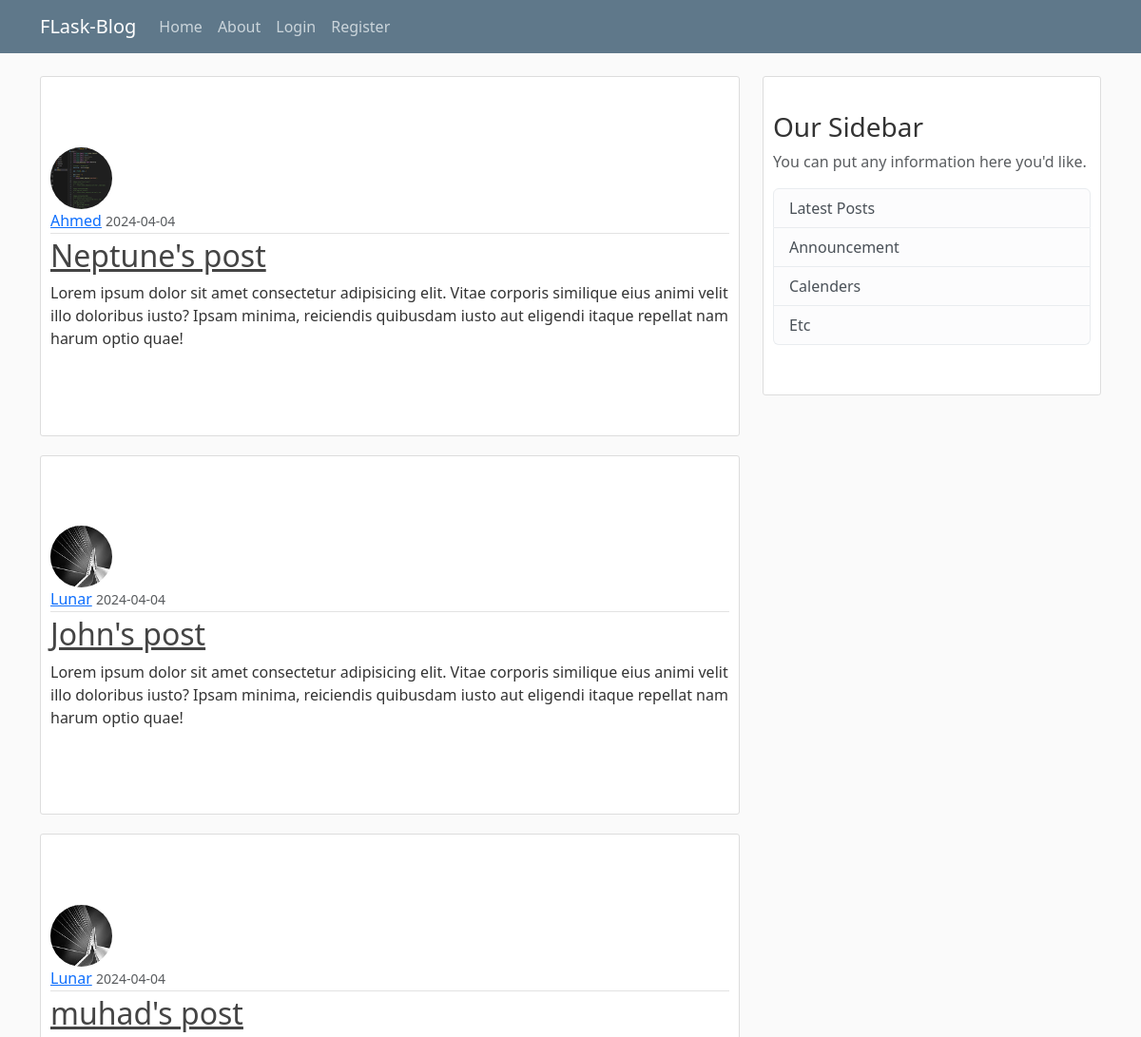
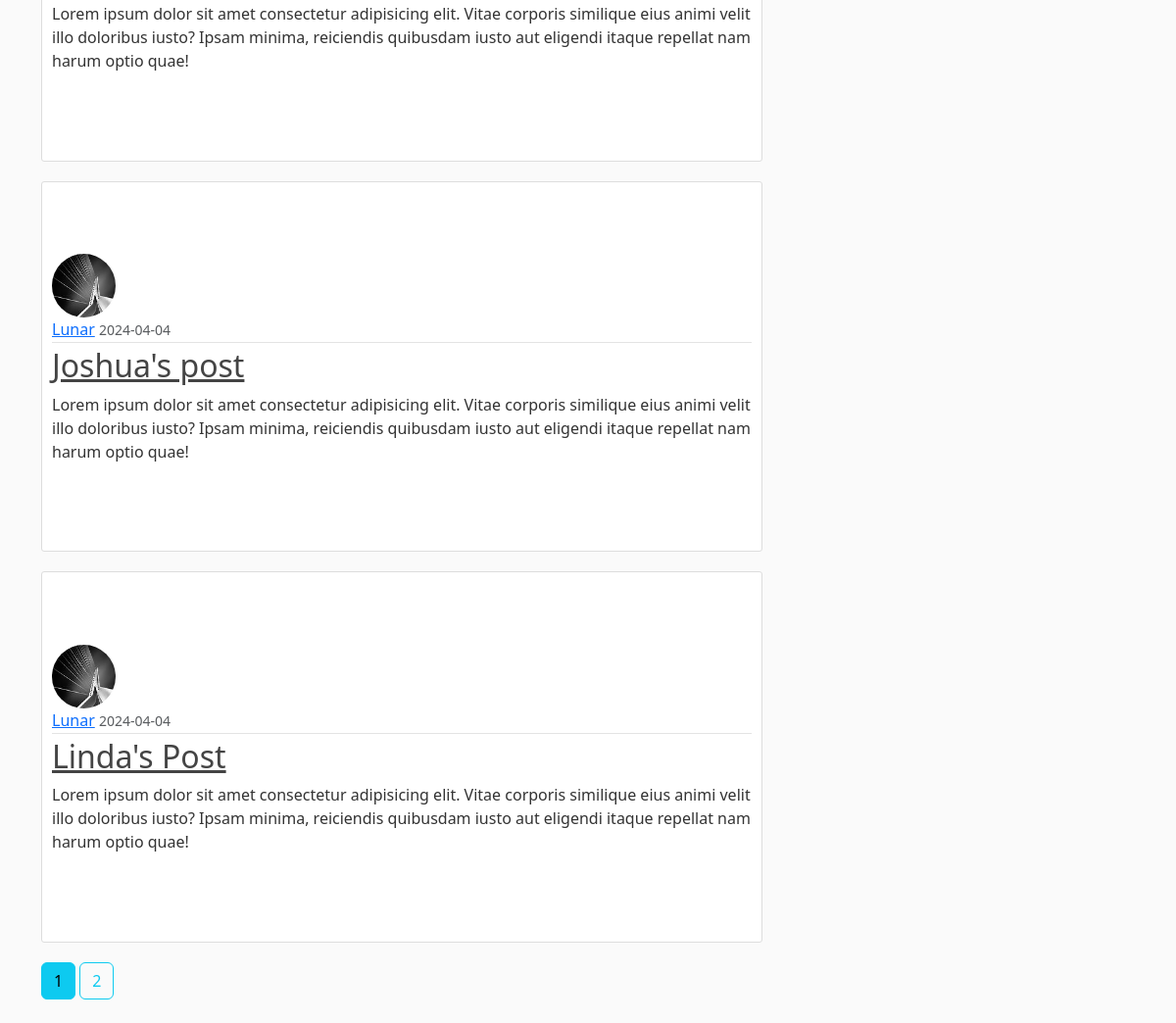
Page /home on the earlier database version (2 pictures, top to bottom).
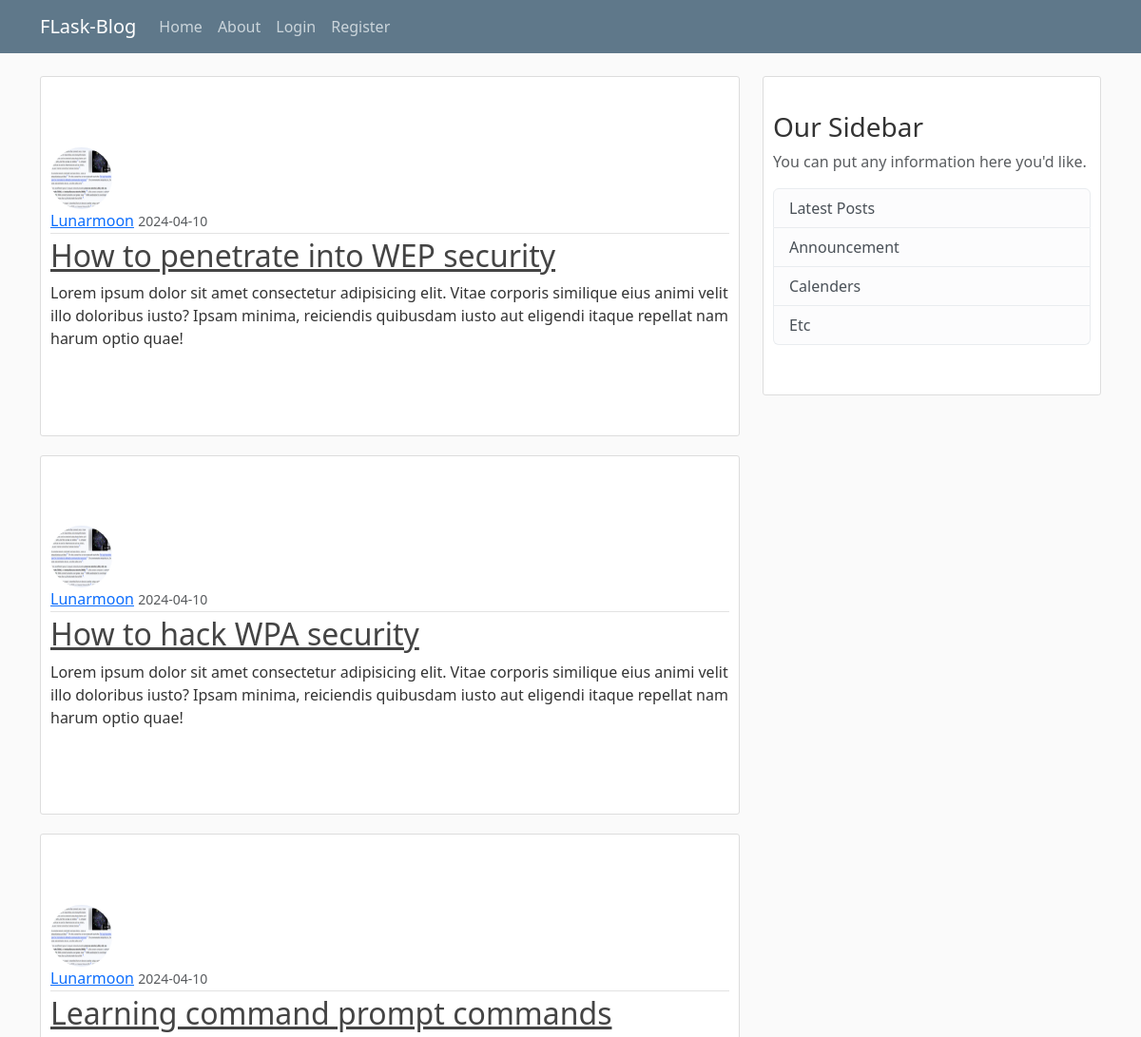
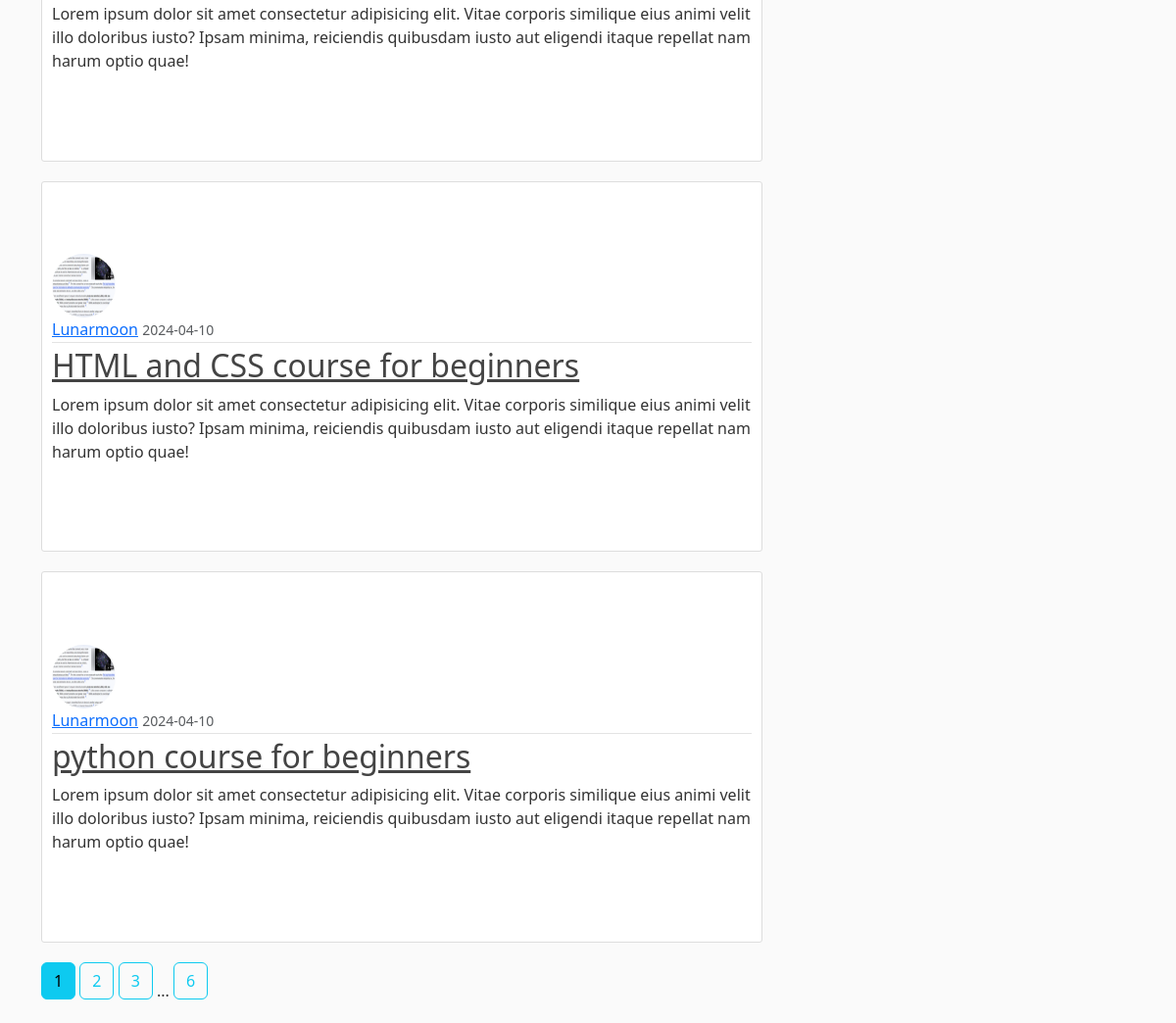
Same page on the later database version (2 pictures, top to bottom).
### flaskblog/models.py (models this page shows, shortened)
class Post(db.Model):
    id =  db.Column(db.Integer, primary_key=True)
    title = db.Column(db.String(100), nullable=False)
    date_posted = db.Column(db.DateTime, nullable=False, default=datetime.utcnow)
    content = db.Column(db.Text, nullable=False)
    user_id = db.Column(db.Integer, db.ForeignKey('user.id'), nullable=False)

class User(db.Model, UserMixin):
    id = db.Column(db.Integer, primary_key = True)
    username = db.Column(db.String(20), unique=True, nullable=False)
    email = db.Column(db.String(120), unique=True, nullable=False)
    image_file = db.Column(db.String(20), nullable=False, default='default.jpg')
    password = db.Column(db.String(60), nullable=False)
    Posts = db.relationship('Post', backref='author',  lazy=True)

### flaskblog/main/routes.py (the view)
@main.route('/')
@main.route("/home")
def home():
    page = request.args.get('page', 1, type=int)
    posts = Post.query.order_by(Post.date_posted.desc()).paginate(page=page, per_page=5)
    return render_template('home.html', posts=posts)

### flaskblog/templates/home.html
{% extends "layout.html" %}
{% block content%}
    {% for post in posts.items %}
        <article class="media content-section">
            <img class="rounded-circle article-img" src="{{url_for('static', filename='profile_pics/' + post.author.image_file) }}">
            <div class="media-body">
                <div class="article-metadata">
                    <a class="mr-2" href="{{ url_for('posts.new_post',username=post.author.username) }}">{{ post.author.username }}</a>
                    <small class="text-muted">{{ post.date_posted.strftime('%Y-%m-%d') }}</small>
                </div>
                <h2><a class="article-title" href="{{ url_for('posts.post', post_id=post.id) }}">{{ post.title }}</a></h2>
                <p class="article-content">{{ post.content }}</p>
            </div>
        </article>
    {% endfor %}
    {% for page_num in posts.iter_pages(left_edge=1, right_edge=1, left_current=1, right_current=2) %}
    {% if page_num %}
    {% if posts.page == page_num %}
    <a class="btn btn-info mb-4" href="{{ url_for('main.home', page=page_num) }}">{{ page_num }}</a>
    {% else %}
    <a class="btn btn-outline-info mb-4" href="{{ url_for('main.home', page=page_num) }}">{{ page_num }}</a>
    {% endif %}
    {% else %}
    ...
    {% endif %}
    {% endfor %}
{% endblock content %}

### flaskblog/templates/layout.html (shortened to what this page needs)
<!DOCTYPE html>
<html lang="en">
<head>
    <link rel="stylesheet" href="https://cdn.jsdelivr.net/npm/bootstrap@5.3.3/dist/css/bootstrap.min.css">
    <link rel="stylesheet" type="text/css" href="{{ url_for('static', filename='main.css')}}">
</head>
<body>
    <header class="site-header">
        <nav class="navbar navbar-expand-md navbar-dark bg-steel fixed-top">
            <div class="container">
                <a class="navbar-brand mr-4" href="/">FLask-Blog</a>
                <div class="collapse navbar-collapse" id="navbarToggle">
                    <div class="navbar-nav mr-auto">
                        <a class="nav-item nav-link" href="{{ url_for('main.home') }}">Home</a>
                        <a class="nav-item nav-link" href="{{ url_for('main.about') }}">About </a>
                    </div>
                    <div class="navbar-nav">
                        {% if current_user.is_authenticated %}
                        <a class="nav-item nav-link" href="{{url_for('posts.new_post') }}">New Post</a>
                        <a class="nav-item nav-link" href="{{url_for('users.account') }}">Account</a>
                        <a class="nav-item nav-link" href="{{ url_for('users.logout') }}">Logout</a>
                        {% else %}
                        <a class="nav-item nav-link" href="{{ url_for('users.login') }}">Login</a>
                        <a class="nav-item nav-link" href="{{ url_for('users.registration') }}">Register</a>
                        {%endif %}
                    </div>
                </div>
            </div>
        </nav>
    </header>
<main role="main" class="container">
    <div class="row">
        <div class="col-md-8">
            {% block content %} {% endblock %}
        </div>
        <div class="col-md-4">
            <div class="content-section">
                <h3>Our Sidebar</h3>
                <p class="text-muted">You can put any information here you'd like.
                    <ul class="list-group">
                        <li class="list-group-item list-group-item-light">Latest Posts</li>
                        <li class="list-group-item list-group-item-light">Announcement</li>
                        <li class="list-group-item list-group-item-light">Calenders</li>
                        <li class="list-group-item list-group-item-light">Etc</li>
                    </ul>
                </p>
            </div>
        </div>
    </div>
</main>
</html>

### flaskblog/static/main.css (style rules this page uses)
body { background: #fafafa; color: #333333; margin-top: 5rem; }
.bg-steel { background-color: #5f788a; }
.site-header .navbar-nav .nav-link { color: #cbd5db; }
.content-section { background: #ffffff; padding: 10% 10px; border: 1px solid #dddddd; border-radius: 3px; margin-bottom: 20px; list-style: none; }
.article-title { color: #444444; }
.article-content { white-space: pre-line; }
.article-img { height: 65px; width: 65px; margin-right: 16px; }
.article-metadata { padding-bottom: 1px; margin-bottom: 4px; border-bottom: 1px solid #e3e3e3; }

Differences in the rows shown:
no longer on this page (row unchanged): Post: image_file (picture), author.username "Ahmed", date_posted "2024-04-04", title "Neptune's post", content "Lorem ipsum dolor sit amet consectetur adipisicing elit. Vitae corporis similique eius animi velit illo doloribus iusto? Ipsam minima, reiciendis quibusdam iusto aut eligendi itaque repellat nam harum optio quae!"
no longer on this page (row unchanged): Post: image_file (placeholder picture), author.username "Lunar", date_posted "2024-04-04", title "John's post", content "Lorem ipsum dolor sit amet consectetur adipisicing elit. Vitae corporis similique eius animi velit illo doloribus iusto? Ipsam minima, reiciendis quibusdam iusto aut eligendi itaque repellat nam harum optio quae!"
no longer on this page (row unchanged): Post: image_file (placeholder picture), author.username "Lunar", date_posted "2024-04-04", title "muhad's post", content "Lorem ipsum dolor sit amet consectetur adipisicing elit. Vitae corporis similique eius animi velit illo doloribus iusto? Ipsam minima, reiciendis quibusdam iusto aut eligendi itaque repellat nam harum optio quae!"
no longer on this page (row unchanged): Post: image_file (placeholder picture), author.username "Lunar", date_posted "2024-04-04", title "Joshua's post", content "Lorem ipsum dolor sit amet consectetur adipisicing elit. Vitae corporis similique eius animi velit illo doloribus iusto? Ipsam minima, reiciendis quibusdam iusto aut eligendi itaque repellat nam harum optio quae!"
no longer on this page (row unchanged): Post: image_file (placeholder picture), author.username "Lunar", date_posted "2024-04-04", title "Linda's Post", content "Lorem ipsum dolor sit amet consectetur adipisicing elit. Vitae corporis similique eius animi velit illo doloribus iusto? Ipsam minima, reiciendis quibusdam iusto aut eligendi itaque repellat nam harum optio quae!"
added Post: image_file (picture), author.username "Lunarmoon", date_posted "2024-04-10", title "How to penetrate into WEP security", content "Lorem ipsum dolor sit amet consectetur adipisicing elit. Vitae corporis similique eius animi velit illo doloribus iusto? Ipsam minima, reiciendis quibusdam iusto aut eligendi itaque repellat nam harum optio quae!"
added Post: image_file (picture), author.username "Lunarmoon", date_posted "2024-04-10", title "How to hack WPA security", content "Lorem ipsum dolor sit amet consectetur adipisicing elit. Vitae corporis similique eius animi velit illo doloribus iusto? Ipsam minima, reiciendis quibusdam iusto aut eligendi itaque repellat nam harum optio quae!"
added Post: image_file (picture), author.username "Lunarmoon", date_posted "2024-04-10", title "Learning command prompt commands", content "Lorem ipsum dolor sit amet consectetur adipisicing elit. Vitae corporis similique eius animi velit illo doloribus iusto? Ipsam minima, reiciendis quibusdam iusto aut eligendi itaque repellat nam harum optio quae!"
added Post: image_file (picture), author.username "Lunarmoon", date_posted "2024-04-10", title "HTML and CSS course for beginners", content "Lorem ipsum dolor sit amet consectetur adipisicing elit. Vitae corporis similique eius animi velit illo doloribus iusto? Ipsam minima, reiciendis quibusdam iusto aut eligendi itaque repellat nam harum optio quae!"
added Post: image_file (picture), author.username "Lunarmoon", date_posted "2024-04-10", title "python course for beginners", content "Lorem ipsum dolor sit amet consectetur adipisicing elit. Vitae corporis similique eius animi velit illo doloribus iusto? Ipsam minima, reiciendis quibusdam iusto aut eligendi itaque repellat nam harum optio quae!"
Other differences:
new list line: "3"
new list line: "6"
